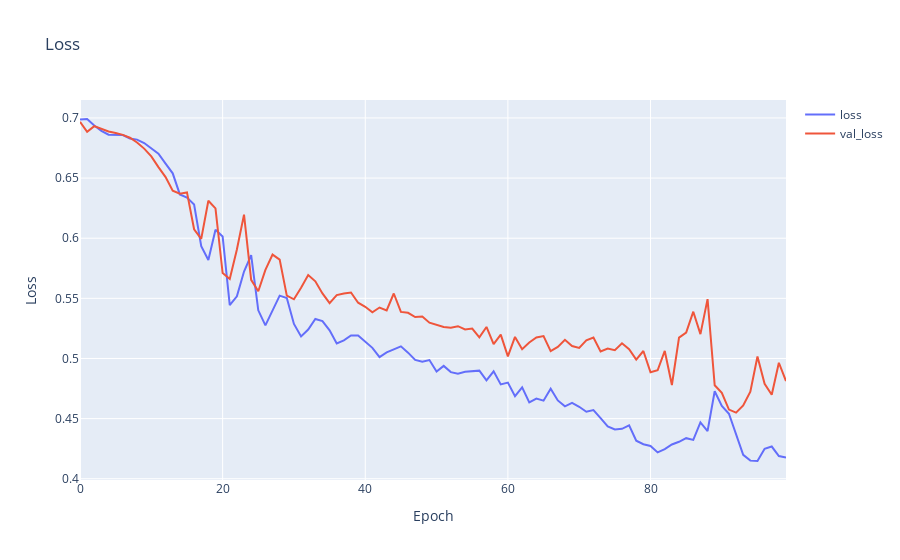

The notebook cell this image was saved under:
### Code cell
# plot loss
fig = go.Figure()
fig.add_trace(go.Scatter(y=lstm_history.history['loss'], mode='lines', name='loss'))
fig.add_trace(go.Scatter(y=lstm_history.history['val_loss'], mode='lines', name='val_loss'))
fig.update_layout(title='Loss', xaxis_title='Epoch', yaxis_title='Loss')
fig.show()
